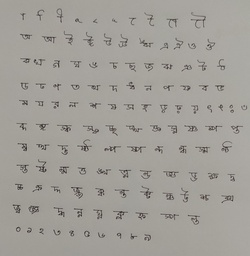
#> input picture 1646321985000.jpg, 250 x 256 px, shrunk from 1783 x 1826 before the run, given in place of A SCAN.jpg, which was not available
$ jupyter execute 'Bangla Document skew correction.ipynb'   (Python 2 division)
#> lines starting #> are read from the running program, lines starting #| are printed output that depends on the picture; after the words box and inside, x2 and y2 are one past the last pixel; in counts of white or black regions, pixels touching at a corner belong together; pictures that were not available may be replaced by others from this repository, and a replacement may not be noted
[cell 1]
import cv2
from numpy import asarray
import sys
import matplotlib.pyplot as plt
import numpy as np
from PIL import Image as im
from scipy.ndimage import interpolation as inter
#input_file = sys.argv[1]
img = cv2.imread('A SCAN.jpg',0)
#> img: shape (256, 250); min 34, max 189, mean 159.2
# convert to binary
ret,c2 = cv2.threshold(img,0,255,cv2.THRESH_BINARY+cv2.THRESH_OTSU)
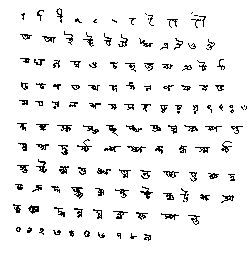
#> c2: shape (256, 250); 93.9% white; black in thin lines or dots, all inside (x1, y1, x2, y2) = (13, 8, 247, 241)
#> ret = 135
cv2.imwrite('skew1.jpg', c2)
img = im.open('skew1.jpg')
#> img: PIL image 250x256 L
print(type(img))
#| <class 'PIL.JpegImagePlugin.JpegImageFile'>
wd, ht = img.size
#> wd = 250; ht = 256
pix=asarray(img)
#pix = np.array(img.convert('1').getdata(), np.uint8)
bin_img = 1 - (pix.reshape((ht, wd)) / 255.0)
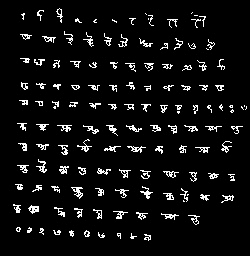
#> bin_img: shape (256, 250) float64; min 0, max 1, mean 0.062
plt.imshow(bin_img, cmap='gray')
plt.savefig('binary.png')
def find_score(arr, angle):
    data = inter.rotate(arr, angle, reshape=False, order=0)
    hist = np.sum(data, axis=1)
    score = np.sum((hist[1:] - hist[:-1]) ** 2)
    return hist, score
delta = 0.1
limit = 40
angles = np.arange(-limit, limit+delta, delta)
scores = []
for angle in angles:
    hist, score = find_score(bin_img, angle)
    scores.append(score)
#> this loop made 801 passes
#> score on passes 1 to 3: 4255.4, 4251.3, 4710.3
#> pass 1, in find_score, `data = inter.rotate(arr, angle, reshape=False, order=0)`:
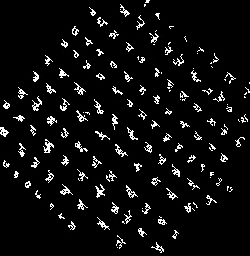
#> data: shape (256, 250) float64; min 0, max 1, mean 0.0589
#> after the loop, scores = 801 values, max 31074.2 at index 427, min 3368.8 at index 120, mean 6657.7
best_score = max(scores)
#> best_score = 31074.2
best_angle = angles[scores.index(best_score)]
#> best_angle = 2.7
#print('Best angle: {}'.formate(best_angle))
# correct skew
data = inter.rotate(bin_img, best_angle, reshape=False, order=0)
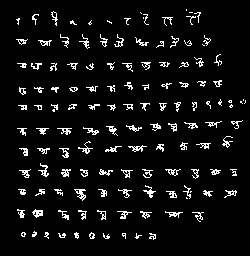
#> data: shape (256, 250) float64; min 0, max 1, mean 0.0621
img1 = im.fromarray((255 * data).astype("uint8")).convert("RGB")
img1.save('skew_corrected.jpg')
plt.subplot(121),plt.imshow(img)
plt.subplot(122),plt.imshow(img1)
plt.show()

[cell 2]
img = cv2.imread('skew_corrected.png')
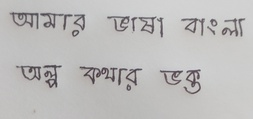
#> input picture 1646640035007.jpg, 253 x 119 px, shrunk from 1807 x 851 before the run, given in place of skew_corrected.png, which was not available
#> img is the input picture: shape (119, 253, 3); mean B, G, R 187.8, 188.6, 189.7

dst = cv2.fastNlMeansDenoisingColored(img,None,10,10,7,21)

plt.subplot(121),plt.imshow(img)
plt.subplot(122),plt.imshow(dst)
plt.show()
#> figure, not shown here; B, G, R data is drawn as R, G, B
cv2.imwrite('denoised1.png', dst)
#> Out = True
